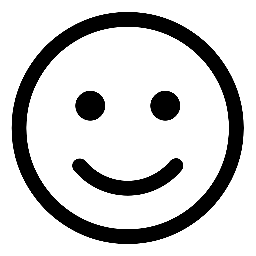
#> input picture TP2/smiley.png, 256 x 256 px, found by its file name
$ python ex1_conv.py
#> lines starting #> are read from the running program, lines starting #| are printed output that depends on the picture
import matplotlib.pyplot as plt
import skimage.io as io
import skimage.color as color
import skimage.filters as flt
import numpy as np
import scipy


emoji_url = "https://vincmazet.github.io/image-labs/_downloads/7023107ecc4b91d9b662b1961461a31e/smiley.png"
f = io.imread("TP2/smiley.png")
#> f is the input picture: shape (256, 256); min 0, max 255, mean 203.5
print("got image")
im = plt.imshow(f,"gray")
plt.show()

res1 = flt.gaussian(f, sigma=1, mode='reflect')
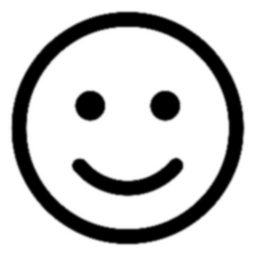
#> res1: shape (256, 256) float64; min 0, max 1, mean 0.798


un = np.array([1, -1])
kernel = np.zeros_like(f, dtype=float)
center = (kernel.shape[0] // 2, kernel.shape[1] // 2)
#> center = (128, 128)
kernel[center[0], center[1]-1:center[1]+1] = un
res2 = scipy.ndimage.convolve(f,kernel , mode='reflect')
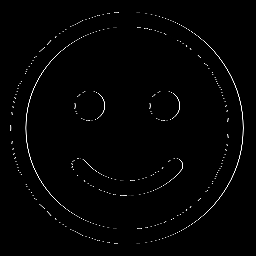
#> res2: shape (256, 256); min 0, max 255, mean 3.3


kernel_thirt = np.zeros_like(f, dtype=float)
center = (kernel_thirt.shape[0] // 2, kernel_thirt.shape[1] // 2)
thirt = 1/30 * np.ones((1, 30))
start = center[1] - 15
#> start = 113
end = center[1] + 15
#> end = 143
kernel_thirt[center[0], start:end] = thirt[0]
res3 = scipy.ndimage.convolve(f, kernel_thirt, mode='reflect')
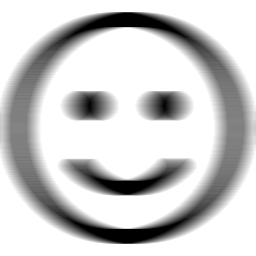
#> res3: shape (256, 256); min 0, max 255, mean 203.3

print("calc")

plt.figure(figsize=(16, 4))

plt.subplot(1, 4, 1)
plt.title("Original")
plt.imshow(f, cmap="gray")
plt.axis('off')

plt.subplot(1, 4, 2)
plt.title("Gaussian (sigma=1)")
plt.imshow(res1, cmap="gray")
plt.axis('off')

plt.subplot(1, 4, 3)
plt.title("Convolution [1, -1]")
plt.imshow(res2, cmap="gray")
plt.axis('off')

plt.subplot(1, 4, 4)
plt.title("Convolution 1x30")
plt.imshow(res3, cmap="gray")
plt.axis('off')

plt.tight_layout()
plt.show()
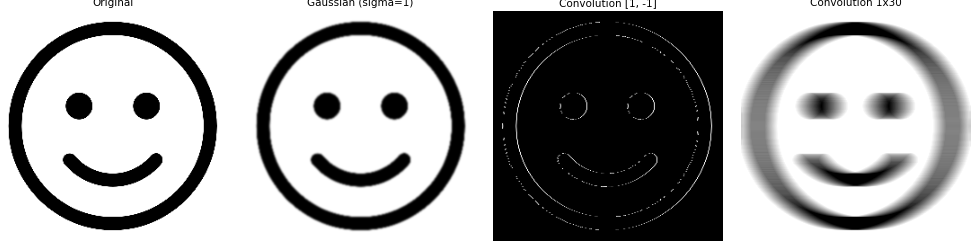
#> figure drawn by matplotlib, 4 panels
